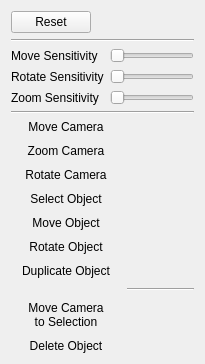
                                    <widget class="QWidget" name="tab2DControls">
                                        <attribute name="title">
                                            <string>2D Controls</string>
                                        </attribute>
                                        <layout class="QVBoxLayout" name="verticalLayout_3">
                                            <item>
                                                <layout class="QHBoxLayout" name="horizontalLayout_4">
                                                    <item>
                                                        <widget class="QPushButton" name="controls2dResetButton">
                                                            <property name="text">
                                                                <string>Reset</string>
                                                            </property>
                                                        </widget>
                                                    </item>
                                                    <item>
                                                        <spacer name="horizontalSpacer_4">
                                                            <property name="orientation">
                                                                <enum>Qt::Horizontal</enum>
                                                            </property>
                                                            <property name="sizeHint" stdset="0">
                                                                <size>
                                                                    <width>40</width>
                                                                    <height>20</height>
                                                                </size>
                                                            </property>
                                                        </spacer>
                                                    </item>
                                                </layout>
                                            </item>
                                            <item>
                                                <widget class="Line" name="line888">
                                                    <property name="orientation">
                                                        <enum>Qt::Horizontal</enum>
                                                    </property>
                                                </widget>
                                            </item>
                                            <item>
                                                <layout class="QFormLayout" name="formLayout_6">
                                                    <item row="0" column="0">
                                                        <widget class="QLabel" name="label_43">
                                                            <property name="text">
                                                                <string>Move Sensitivity</string>
                                                            </property>
                                                        </widget>
                                                    </item>
                                                    <item row="0" column="1">
                                                        <widget class="QSlider" name="moveCameraSensitivity2dEdit">
                                                            <property name="minimum">
                                                                <number>10</number>
                                                            </property>
                                                            <property name="maximum">
                                                                <number>1000</number>
                                                            </property>
                                                            <property name="orientation">
                                                                <enum>Qt::Horizontal</enum>
                                                            </property>
                                                        </widget>
                                                    </item>
                                                    <item row="1" column="0">
                                                        <widget class="QLabel" name="label_44">
                                                            <property name="text">
                                                                <string>Rotate Sensitivity</string>
                                                            </property>
                                                        </widget>
                                                    </item>
                                                    <item row="2" column="0">
                                                        <widget class="QLabel" name="label_45">
                                                            <property name="text">
                                                                <string>Zoom Sensitivity</string>
                                                            </property>
                                                        </widget>
                                                    </item>
                                                    <item row="1" column="1">
                                                        <widget class="QSlider" name="rotateCameraSensitivity2dEdit">
                                                            <property name="minimum">
                                                                <number>10</number>
                                                            </property>
                                                            <property name="maximum">
                                                                <number>1000</number>
                                                            </property>
                                                            <property name="orientation">
                                                                <enum>Qt::Horizontal</enum>
                                                            </property>
                                                        </widget>
                                                    </item>
                                                    <item row="2" column="1">
                                                        <widget class="QSlider" name="zoomCameraSensitivity2dEdit">
                                                            <property name="minimum">
                                                                <number>10</number>
                                                            </property>
                                                            <property name="maximum">
                                                                <number>1000</number>
                                                            </property>
                                                            <property name="orientation">
                                                                <enum>Qt::Horizontal</enum>
                                                            </property>
                                                        </widget>
                                                    </item>
                                                </layout>
                                            </item>
                                            <item>
                                                <widget class="Line" name="line889">
                                                    <property name="orientation">
                                                        <enum>Qt::Horizontal</enum>
                                                    </property>
                                                </widget>
                                            </item>
                                            <item>
                                                <layout class="QFormLayout" name="formLayout_2">
                                                    <property name="verticalSpacing">
                                                        <number>10</number>
                                                    </property>
                                                    <item row="0" column="0">
                                                        <widget class="QLabel" name="label_13">
                                                            <property name="minimumSize">
                                                                <size>
                                                                    <width>110</width>
                                                                    <height>0</height>
                                                                </size>
                                                            </property>
                                                            <property name="toolTip">
                                                                <string>Reacts to mouse movement.</string>
                                                            </property>
                                                            <property name="styleSheet">
                                                                <string notr="true">QLabel:hover { color: #555;}</string>
                                                            </property>
                                                            <property name="text">
                                                                <string>Move Camera</string>
                                                            </property>
                                                            <property name="alignment">
                                                                <set>Qt::AlignCenter</set>
                                                            </property>
                                                        </widget>
                                                    </item>
                                                    <item row="0" column="1">
                                                        <widget class="SetBindWidget" name="moveCamera2dBindEdit" native="true"/>
                                                    </item>
                                                    <item row="1" column="0">
                                                        <widget class="QLabel" name="label_14">
                                                            <property name="minimumSize">
                                                                <size>
                                                                    <width>110</width>
                                                                    <height>0</height>
                                                                </size>
                                                            </property>
                                                            <property name="toolTip">
                                                                <string>Reacts to mouse scrolling.</string>
                                                            </property>
                                                            <property name="styleSheet">
                                                                <string notr="true">QLabel:hover { color: #555;}</string>
                                                            </property>
                                                            <property name="text">
                                                                <string>Zoom Camera</string>
                                                            </property>
                                                            <property name="alignment">
                                                                <set>Qt::AlignCenter</set>
                                                            </property>
                                                        </widget>
                                                    </item>
                                                    <item row="1" column="1">
                                                        <widget class="SetBindWidget" name="zoomCamera2dBindEdit" native="true"/>
                                                    </item>
                                                    <item row="2" column="0">
                                                        <widget class="QLabel" name="label_15">
                                                            <property name="minimumSize">
                                                                <size>
                                                                    <width>110</width>
                                                                    <height>0</height>
                                                                </size>
                                                            </property>
                                                            <property name="toolTip">
                                                                <string>Reacts to mouse movement.</string>
                                                            </property>
                                                            <property name="styleSheet">
                                                                <string notr="true">QLabel:hover { color: #555;}</string>
                                                            </property>
                                                            <property name="text">
                                                                <string>Rotate Camera</string>
                                                            </property>
                                                            <property name="alignment">
                                                                <set>Qt::AlignCenter</set>
                                                            </property>
                                                        </widget>
                                                    </item>
                                                    <item row="2" column="1">
                                                        <widget class="SetBindWidget" name="rotateCamera2dBindEdit" native="true"/>
                                                    </item>
                                                    <item row="3" column="0">
                                                        <widget class="QLabel" name="label_16">
                                                            <property name="minimumSize">
                                                                <size>
                                                                    <width>110</width>
                                                                    <height>0</height>
                                                                </size>
                                                            </property>
                                                            <property name="toolTip">
                                                                <string>Reacts to mouse presses.</string>
                                                            </property>
                                                            <property name="styleSheet">
                                                                <string notr="true">QLabel:hover { color: #555;}</string>
                                                            </property>
                                                            <property name="text">
                                                                <string>Select Object</string>
                                                            </property>
                                                            <property name="alignment">
                                                                <set>Qt::AlignCenter</set>
                                                            </property>
                                                        </widget>
                                                    </item>
                                                    <item row="3" column="1">
                                                        <widget class="SetBindWidget" name="selectObject2dBindEdit" native="true"/>
                                                    </item>
                                                    <item row="4" column="0">
                                                        <widget class="QLabel" name="label_17">
                                                            <property name="minimumSize">
                                                                <size>
                                                                    <width>110</width>
                                                                    <height>0</height>
                                                                </size>
                                                            </property>
                                                            <property name="toolTip">
                                                                <string>Reacts to mouse movement.</string>
                                                            </property>
                                                            <property name="styleSheet">
                                                                <string notr="true">QLabel:hover { color: #555;}</string>
                                                            </property>
                                                            <property name="text">
                                                                <string>Move Object</string>
                                                            </property>
                                                            <property name="alignment">
                                                                <set>Qt::AlignCenter</set>
                                                            </property>
                                                        </widget>
                                                    </item>
                                                    <item row="4" column="1">
                                                        <widget class="SetBindWidget" name="moveObject2dBindEdit" native="true"/>
                                                    </item>
                                                    <item row="5" column="0">
                                                        <widget class="QLabel" name="label_19">
                                                            <property name="minimumSize">
                                                                <size>
                                                                    <width>110</width>
                                                                    <height>0</height>
                                                                </size>
                                                            </property>
                                                            <property name="toolTip">
                                                                <string>Reacts to mouse movement.</string>
                                                            </property>
                                                            <property name="styleSheet">
                                                                <string notr="true">QLabel:hover { color: #555;}</string>
                                                            </property>
                                                            <property name="text">
                                                                <string>Rotate Object</string>
                                                            </property>
                                                            <property name="alignment">
                                                                <set>Qt::AlignCenter</set>
                                                            </property>
                                                        </widget>
                                                    </item>
                                                    <item row="5" column="1">
                                                        <widget class="SetBindWidget" name="rotateObject2dBindEdit" native="true"/>
                                                    </item>
                                                    <item row="6" column="0">
                                                        <widget class="QLabel" name="label_59">
                                                            <property name="minimumSize">
                                                                <size>
                                                                    <width>110</width>
                                                                    <height>0</height>
                                                                </size>
                                                            </property>
                                                            <property name="toolTip">
                                                                <string>Reacts to keyboard input.</string>
                                                            </property>
                                                            <property name="styleSheet">
                                                                <string notr="true">QLabel:hover { color: #555;}</string>
                                                            </property>
                                                            <property name="text">
                                                                <string>Duplicate Object</string>
                                                            </property>
                                                            <property name="alignment">
                                                                <set>Qt::AlignCenter</set>
                                                            </property>
                                                        </widget>
                                                    </item>
                                                    <item row="6" column="1">
                                                        <widget class="SetBindWidget" name="duplicateObject2dBindEdit" native="true"/>
                                                    </item>
                                                    <item row="7" column="1">
                                                        <widget class="Line" name="line_4">
                                                            <property name="orientation">
                                                                <enum>Qt::Horizontal</enum>
                                                            </property>
                                                        </widget>
                                                    </item>
                                                    <item row="9" column="0">
                                                        <widget class="QLabel" name="label_61">
                                                            <property name="minimumSize">
                                                                <size>
                                                                    <width>110</width>
                                                                    <height>0</height>
                                                                </size>
                                                            </property>
                                                            <property name="toolTip">
                                                                <string>Reacts to keyboard input.</string>
                                                            </property>
                                                            <property name="styleSheet">
                                                                <string notr="true">QLabel:hover { color: #555;}</string>
                                                            </property>
                                                            <property name="text">
                                                                <string>Delete Object</string>
                                                            </property>
                                                            <property name="alignment">
                                                                <set>Qt::AlignCenter</set>
                                                            </property>
                                                        </widget>
                                                    </item>
                                                    <item row="9" column="1">
                                                        <widget class="SetBindWidget" name="deleteObject2dBindEdit" native="true"/>
                                                    </item>
                                                    <item row="8" column="0">
                                                        <widget class="QLabel" name="label_62">
                                                            <property name="minimumSize">
                                                                <size>
                                                                    <width>110</width>
                                                                    <height>0</height>
                                                                </size>
                                                            </property>
                                                            <property name="toolTip">
                                                                <string>Reacts to keyboard input.</string>
                                                            </property>
                                                            <property name="styleSheet">
                                                                <string notr="true">QLabel:hover { color: #555;}</string>
                                                            </property>
                                                            <property name="text">
                                                                <string>&lt;html&gt;&lt;head/&gt;&lt;body&gt;&lt;p&gt;Move Camera&lt;br/&gt;to Selection&lt;/p&gt;&lt;/body&gt;&lt;/html&gt;</string>
                                                            </property>
                                                            <property name="alignment">
                                                                <set>Qt::AlignCenter</set>
                                                            </property>
                                                        </widget>
                                                    </item>
                                                    <item row="8" column="1">
                                                        <widget class="SetBindWidget" name="moveCameraToSelected2dBindEdit" native="true"/>
                                                    </item>
                                                </layout>
                                            </item>
                                        </layout>
                                    </widget>
